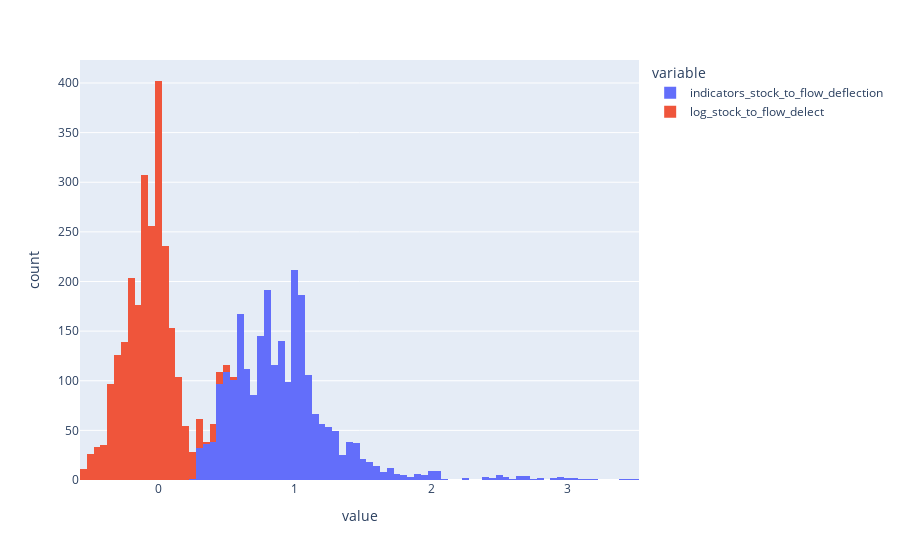

Notebook code cell kept with this figure:
### Code cell
import plotly.express as px
fig = px.histogram(combined_df, x=['indicators_stock_to_flow_deflection', 'log_stock_to_flow_delect'])
fig.show()

### Figure 1 — Plotly figure (JSON) as saved in the notebook; plotly's stock layout.template omitted (floating-point values rounded to 4 significant figures; data arrays with more than 128 entries replaced by an {"elided": "..."} marker saying what was removed)
{"data": [{"alignmentgroup": "True", "bingroup": "x", "hovertemplate": "variable=indicators_stock_to_flow_deflection<br>value=%{x}<br>count=%{y}<extra></extra>", "legendgroup": "indicators_stock_to_flow_deflection", "marker": {"color": "#636efa", "pattern": {"shape": ""}}, "name": "indicators_stock_to_flow_deflection", "offsetgroup": "indicators_stock_to_flow_deflection", "orientation": "v", "showlegend": true, "type": "histogram", "x": {"elided": "2457 float values"}, "xaxis": "x", "yaxis": "y"}, {"alignmentgroup": "True", "bingroup": "x", "hovertemplate": "variable=log_stock_to_flow_delect<br>value=%{x}<br>count=%{y}<extra></extra>", "legendgroup": "log_stock_to_flow_delect", "marker": {"color": "#EF553B", "pattern": {"shape": ""}}, "name": "log_stock_to_flow_delect", "offsetgroup": "log_stock_to_flow_delect", "orientation": "v", "showlegend": true, "type": "histogram", "x": {"elided": "2457 float values"}, "xaxis": "x", "yaxis": "y"}], "layout": {"barmode": "relative", "legend": {"title": {"text": "variable"}, "tracegroupgap": 0}, "margin": {"t": 60}, "xaxis": {"anchor": "y", "domain": [0, 1], "title": {"text": "value"}}, "yaxis": {"anchor": "x", "domain": [0, 1], "title": {"text": "count"}}}}
